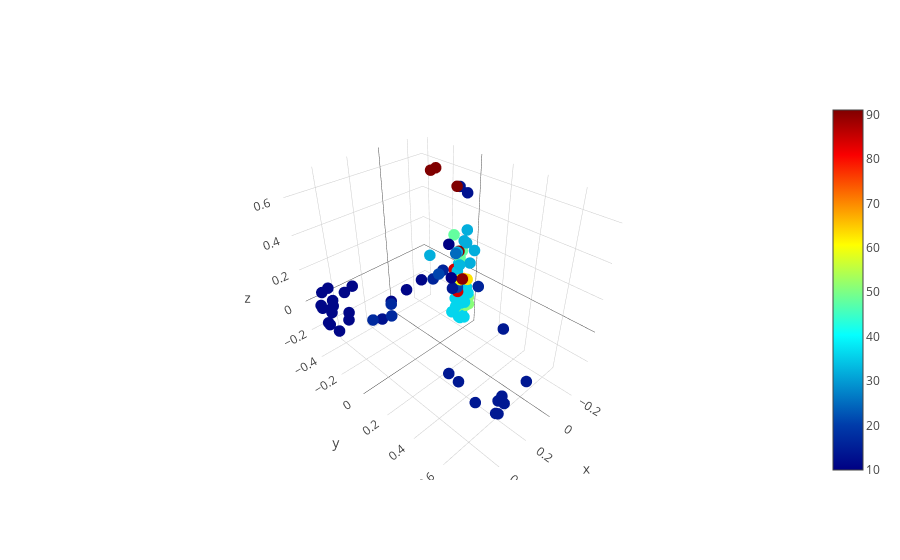

Notebook code cell kept with this figure:
### Markdown cell above
Viz for PCA 3d

### Code cell
import numpy as np
import plotly.plotly as py
import plotly.graph_objs as go

from plotly.offline import download_plotlyjs, init_notebook_mode, plot,iplot

init_notebook_mode(connected=True)

#x, y, z = np.random.multivariate_normal(np.array([0,0,0]), np.eye(3), 400).transpose()

iplot([go.Scatter3d(x=tfidf_pca_df3['x'],
                    y=tfidf_pca_df3['y'],
                    z=tfidf_pca_df3['z'],
                    text=tfidf_pca_df3['fname'],
                    mode='markers',
                    marker=dict(size='4',
                               color = tfidf_pca_df3['series'],
                               colorscale='Jet',
                               showscale=True)
                    )])
